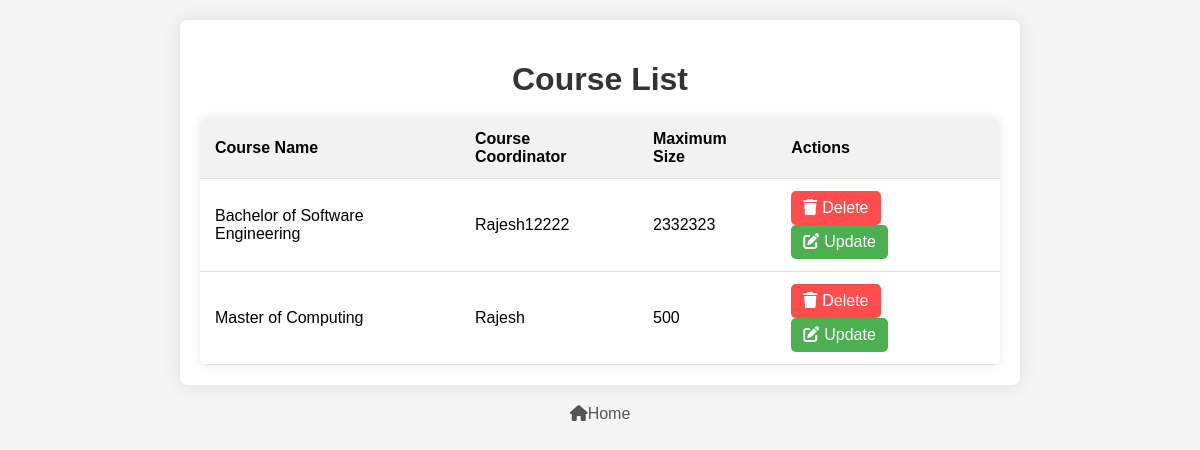
The page /my_app/courses/ on the database as committed earlier.
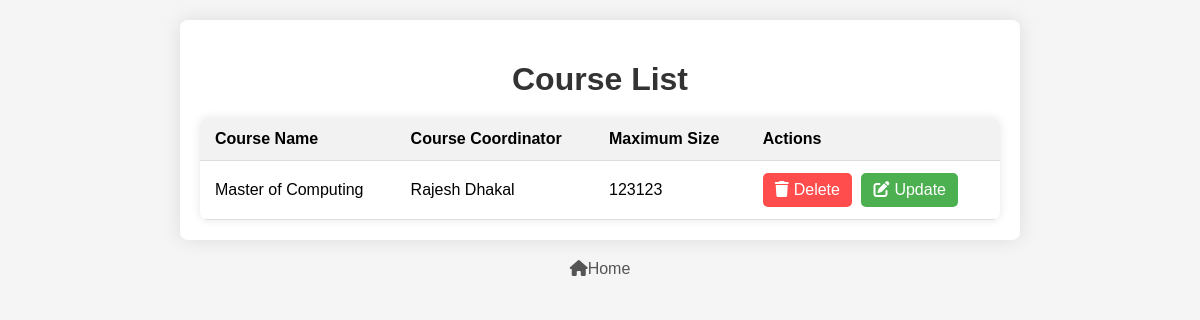
The same page on the database as committed later.
### my_app/models.py (models this page shows, shortened)
class Course(models.Model):
    name = models.CharField(max_length=100)
    coordinator = models.CharField(max_length=100)
    max_students = models.PositiveIntegerField()

### my_app/views.py (the view)
# urls.py: path('courses/', views.course_list, name='course_list'),
def course_list(request):
    courses = Course.objects.all()
    return render(request, 'course_list.html', {'courses': courses})

### my_app/templates/course_list.html (shortened to what this page needs)
<!DOCTYPE html>
<html lang="en">
<head>
    <link rel="stylesheet" href="https://cdnjs.cloudflare.com/ajax/libs/font-awesome/6.0.0-beta3/css/all.min.css">
</head>
<body>
    <div class="container">
        <h1>Course List</h1>
        <table>
            <thead>
                <tr>
                    <th>Course Name</th>
                    <th>Course Coordinator</th>
                    <th>Maximum Size</th>
                    <th>Actions</th>
                </tr>
            </thead>
            <tbody>
                {% for course in courses %}
                <tr>
                    <td>{{ course.name }}</td>
                    <td>{{ course.coordinator }}</td>
                    <td>{{ course.max_students }}</td>
                    <td>
                        <a href="{% url 'delete_course' course.pk %}" class="delete-button" onclick="return confirm('Are you sure you want to delete this course?')"><i class="fas fa-trash"></i>Delete</a>
                        <a href="{% url 'update_course' course.pk %}" class="update-button"><i class="fas fa-edit"></i>Update</a>
                    </td>
                </tr>
                {% endfor %}
            </tbody>
        </table>
    </div>
    <footer>
        <a href="{% url 'home' %}"><i class="fas fa-home"></i>Home</a>
    </footer>
</body>
</html>

Rows that differ between the two databases and show on the page:
removed Course: name "Bachelor of Software Engineering", coordinator "Rajesh12222", max_students "2332323"
changed Course "Master of Computing": coordinator "Rajesh" → "Rajesh Dhakal"; max_students "500" → "123123"
